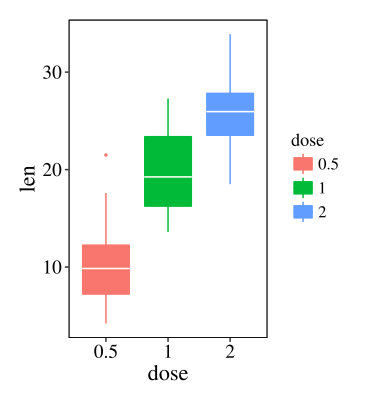

Write R code to recreate this figure.
source('/opt/bin/s-plot/bin/rFunction.R')

# installp(c("ggplot2", "reshape2", "scales","ggbeeswarm","dplyr"))

if(FALSE || FALSE || FALSE){
    library(ggbeeswarm)
}

library(ggplot2)
library(reshape2)
library(scales)
library(dplyr)
library(naturalsort)

###########                 read file                ###########

if ("FALSE" != "FALSE") {
        sampleGroup <- read.table("FALSE",sep="\t",header=1,check.names=F,row.names=1)
        sampleGroup$variable <- factor(rownames(sampleGroup))
}

if(! TRUE){
    if ("FALSE" != "FALSE") {

        # data <- read.table(file="../../data/ToothGrowth.txt", sep="\t", header=TRUE, row.names=1, quote="", check.names=F)
        data <- read.table(file="../../data/ToothGrowth.txt", sep="\t", header=TRUE, quote="", check.names=F)

        gene_temp=strsplit("FALSE",":")[[1]]

        data_m <- as.data.frame(t(data[data[gene_temp[1]]==gene_temp[2],]),stringsAsFactors=F)
        colnames(data_m)<-"value"
        data_m$Sample = rownames(data_m)
        data_m<- data_m[-1:-1,]
        data_m$value <- as.numeric(data_m$value)

        if ("FALSE" != "FALSE") {
            data_m <- merge(data_m, sampleGroup, by="row.names")
        }
        if ("dose" == "Sample") {
            print("Wainning: Because per x-axis tag contains only one data, so recommend you to use the scatterplot or lines script")
        }
    }else {
        data <- read.table(file="../../data/ToothGrowth.txt", sep="\t", header=TRUE, quote="", check.names=F)

        if ("dose" %in% colnames(data)){
            data$dose <- ordered(data$dose,unique(as.character(data$dose)))
        }

        if ("dose" %in% colnames(data)){
            data$dose <- ordered(data$dose,unique(as.character(data$dose)))
        }

        data_m <- melt(data)

        if ("FALSE" != "FALSE") {
            # print(data_m$variable)
            data_m <-left_join(data_m,sampleGroup,by="variable")
        }
    }
} else {
    data_m <- read.table(file="../../data/ToothGrowth.txt", sep="\t",
    header=TRUE, quote="")
}

###########                 read file                ###########


if (0 != 0){
    data_m$len <- data_m$len + 0
}
if("FALSE" != 'FALSE'){
    data_m$len <- FALSE(data_m$len)
}

########### level of x-axis, legend and tag of facet ###########


if ("" != "") {
    data_m$dose <- cut(data_m$dose, )
}

if ("" != "") {
    data_m$dose <- cut(data_m$dose,)
}

x_level <- c()
if (length(x_level)>1){
    data_m$dose <- factor(data_m$dose,levels=x_level)
}else{
    data_m$dose <- ordered(data_m$dose, levels=naturalsort(unique(data_m$dose)))
}

level_i <- c()
if (length(level_i)>1){
    data_m$dose <- factor(data_m$dose, levels=level_i)
}else{
    data_m$dose <- factor(data_m$dose)
}


alpha_level <- c()
if ("c_t_c_t0304" != "c_t_c_t0304"){
    if (length(alpha_level) >1){
        data_m$c_t_c_t0304 <- factor(data_m$c_t_c_t0304, levels=alpha_level, ordered=T)
    }else{
        data_m$c_t_c_t0304 <- factor(data_m$c_t_c_t0304)
    }
}

### value columns
data_m$len <- as.numeric(as.character(data_m$len))
data_m <- data_m[!is.na(data_m$len),]

####sort value
if ("FALSE" !='FALSE'){

    if (FALSE & "dose" != "dose"){
        if (sum(xtabs(~dose+dose, data_m))/length(unique(data_m$dose)) == 1){

            temp_sort <- data_m %>% dplyr::group_by(dose) %>% dplyr::summarise(mean=mean(len))
            temp_sort <- dplyr::arrange(temp_sort, FALSEmean)
            data_m$dose <- ordered(data_m$dose, as.character(temp_sort$dose))
        }else{
            print("Warning: because each dose do not corresponds to only one dose, so igeore sort by group")
        }

    }else{
        if ("NoMeAnInGTh_I_n_G_s" == "dose"){
            data_m$dose <- reorder(data_m$dose,FALSEdata_m$len, FUN=mean)
        }else{
            data_m$dose <- reorder(data_m$dose,FALSEdata_m$len, FUN=mean)
        }
    }
}

####sort value

#### facet levels
facet_level <- c(NA)
if ("NoMeAnInGTh_I_n_G_s" != "NoMeAnInGTh_I_n_G_s"){
    if (length(facet_level) >1){
        data_m$NoMeAnInGTh_I_n_G_s <- factor(data_m$NoMeAnInGTh_I_n_G_s, levels=facet_level, ordered=T)
    }else{
        data_m$NoMeAnInGTh_I_n_G_s <- factor(data_m$NoMeAnInGTh_I_n_G_s)
    }
}

########### level of x-axis, legend and tag of facet ###########

###########   calculate median line about boxplot    ###########

s_boxplot <- function(dat,group_va){

    median_dat <- dat %>% group_by_(.dots=group_va) %>% summarise(median=median(len))
    return(median_dat)

}

if ("NoMeAnInGTh_I_n_G_s" != "NoMeAnInGTh_I_n_G_s") {
    data_bp_median <- s_boxplot(data_m,c("dose","dose","NoMeAnInGTh_I_n_G_s"))
} else {
    data_bp_median <- s_boxplot(data_m,c("dose","dose"))
}
###########   calculate median line about boxplot    ###########

## calculate point size of jitter
data_nrow=nrow(data_m)
if (data_nrow < 50) {
    jitter_size=1
}else{
    jitter_size=0.5
}

###########                geom layer                ###########

p <- ggplot(data_m, aes(dose, len)) + xlab("dose") +
    ylab("len") + labs(title="")

if (FALSE) {
    p <- p + geom_violin(aes(color=dose,fill=dose), 
    stat = "ydensity", position = "dodge", trim = TRUE, 
    scale = "width",width=0.75)

    if ("dose" != "dose"){
        p <- p+geom_boxplot(aes(fill=dose),color="black",size=0.4,
                outlier.colour='NA', width=0.75/3,position=position_dodge(width=0.75))
    }else{
        p <- p+geom_boxplot(fill='white',color="black",size=0.4,
                outlier.colour='NA', width=0.75/3,position=position_dodge(width=0.75))
    }

} else if (FALSE) {
    p <- p + geom_violin(aes(color=dose),size=0.5, 
    stat = "ydensity", position = "dodge", trim = TRUE, 
    scale = "width",width=0.75)+geom_quasirandom(size=jitter_size,alpha=0.7)

    p <- p+geom_point(data=data_bp_median,aes(x=dose,y=median,group=dose,color=dose),position=position_dodge(width=0.75),size=1.5,shape=17)

} else if (FALSE) {

    p <- p + geom_quasirandom(aes(color=dose),size=jitter_size)
    # p <- p + geom_dotplot(aes(color=dose,fill=dose), stackdir = 'center',size=jitter_size, binaxis ='y')

    p <- p + stat_summary(fun.y = "mean", geom = "text", label="----", size= 5, color= "black")

} else {
    if (FALSE){
        if (FALSE){
            p <- p + geom_boxplot(aes(fill=dose,color=dose), notch=TRUE,width=0.75, 
            notchwidth=0.3, outlier.colour='NA')
        }else{
            p <- p + geom_boxplot(aes(fill=dose,color=dose), notch=TRUE,outlier.size=0.5, width=0.75, 
            notchwidth=0.3)
        }
    } else {
        if (FALSE){
            p <- p + geom_boxplot(aes(fill=dose,color=dose),
            outlier.colour='NA', width=0.75)
        }else{
            p <- p + geom_boxplot(aes(fill=dose,color=dose),outlier.size=0.5, width=0.75)
        }
    }

    p <- p+geom_crossbar(data=data_bp_median,aes(x=dose,y=median,ymin=median,ymax=median,group=dose),position=position_dodge(width=0.75),width=0.75,fatten=0,size=0.5,color="white")
}

if (FALSE) {
    p <- p + geom_quasirandom(aes(group=dose),color='black',size=jitter_size,alpha=0.7)
}

if (FALSE) {
    #ylim_zoomin <- boxplot.stats(ddata_m$len)$stats[c(1,5)]
    stats <- boxplot.stats(data_m$len)$stats
    ylim_zoomin <- c(stats[1]/1.05, stats[5]*1.05)
    p <- p + coord_cartesian(ylim = ylim_zoomin)
}


if ("FALSE" != "FALSE") {
    if(FALSE || FALSE){
        p <- p +scale_colour_manual(values=c(FALSE))
    }else{
        p <- p + scale_fill_manual(values=c(FALSE))+scale_colour_manual(values=c(FALSE))
    }
}

if (FALSE) {
    p <- p + coord_flip()
}

if ("NoMeAnInGTh_I_n_G_s" != "NoMeAnInGTh_I_n_G_s") {
    if("h" == 'h') {
        p <- p + facet_grid( .~ NoMeAnInGTh_I_n_G_s,scales="free",space="free")
    }else if("h" == 'v') {
        p <- p + facet_grid( NoMeAnInGTh_I_n_G_s~. ,scales="free",space="free")
    }else{
        print("-M should choose one of (h,v)")
    }
}

#add additional ggplot2 supported commands

p <- p

#select theme
p <- p + theme_classic2()

###########                geom layer                ###########

###########                  output                  ###########

#Correcting location of x-aixs label
p <- Xlable_angle_correct(p, 0)

#Set the position of legend
p <- LegendPos(p, "right")

#control margin of plot
p<- PLot_margin(p, '', 'dose', 'len')

#plot width and height auto calculate
w_h_auto <-Plot_size_final(length(unique(data_m$dose)),"FALSE","right","dose", "dose", "NoMeAnInGTh_I_n_G_s", "h", nlevels(data_m$NoMeAnInGTh_I_n_G_s))
w_auto <- w_h_auto[1]
h_auto <- w_h_auto[2]

## print width and height of picture
PrintWD(FALSE,FALSE,w_auto,h_auto,FALSE)

#output
Plot_savefig('.//ToothGrowth.txt.boxplot.x_dose.y_len.pdf', p, FALSE, FALSE, w_auto, h_auto, 300, "FALSE",ftype='pdf')

###########                  output                  ###########
